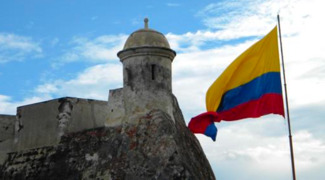
#> input picture workshop-9/assets/cartagena.jpg, 325 x 180 px
$ python exercise_6.py
#> lines starting #> are read from the running program, lines starting #| are printed output that depends on the picture
#> the answer given: 3
import numpy as np
import matplotlib.pyplot as plt


def rotate_image_nn(image: np.ndarray, degrees: float) -> np.ndarray:
#> called with degrees = 3
    radians = np.deg2rad(degrees)
    cos_t, sin_t = np.cos(radians), np.sin(radians)

    h, w = image.shape[:2]
#> h = 180; w = 325
    cx, cy = (w - 1) / 2.0, (h - 1) / 2.0
#> cx = 162; cy = 89.5

    # Coordenadas de salida
    x = np.arange(w)
#> x = 325 values from 0 to 324
    y = np.arange(h)
#> y = 180 values from 0 to 179
    Xo, Yo = np.meshgrid(x, y)
    Xc = Xo - cx
    Yc = Yo - cy

    # Mapeo inverso (R^T)
    Xi = cos_t * Xc + sin_t * Yc + cx
    Yi = -sin_t * Xc + cos_t * Yc + cy

    Xi_r = np.rint(Xi).astype(int)
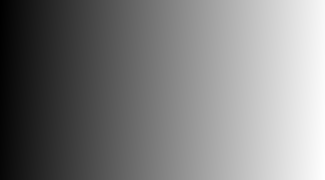
#> Xi: shape (180, 325) float64; min -4.46, max 328.5, mean 162; drawn with min black and max white
    Yi_r = np.rint(Yi).astype(int)
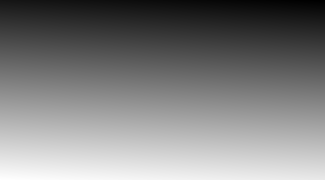
#> Yi: shape (180, 325) float64; min -8.36, max 187.4, mean 89.5; drawn with min black and max white

    # Imagen destino
    if image.ndim == 3:
        out = np.zeros_like(image)
    else:
        out = np.zeros((h, w), dtype=image.dtype)

    # Máscara de válidos
    mask = (Xi_r >= 0) & (Xi_r < w) & (Yi_r >= 0) & (Yi_r < h)

    if image.ndim == 3:
        out[Yo[mask], Xo[mask], :] = image[Yi_r[mask], Xi_r[mask], :]
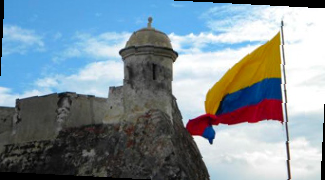
#> out: shape (180, 325, 3) float64; mean R, G, B 0.507, 0.565, 0.602
    else:
        out[Yo[mask], Xo[mask]] = image[Yi_r[mask], Xi_r[mask]]

    return out


# Entrada de ángulo
angle = float(input("Ingrese el ángulo de rotación en grados (positivo antihorario): "))

# Cargar imagen
image = np.asarray(plt.imread("assets/cartagena.jpg"), dtype=np.float64) / 255.0

# Rotar
rotated = rotate_image_nn(image, angle)

# Mostrar resultados
fig, axs = plt.subplots(1, 2, figsize=(10, 5))
axs[0].imshow(image)
axs[0].set_title('Imagen original')
axs[0].axis('off')

axs[1].imshow(rotated)
axs[1].set_title(f'Rotada {angle}° (NN)')
axs[1].axis('off')

plt.tight_layout()
plt.show()
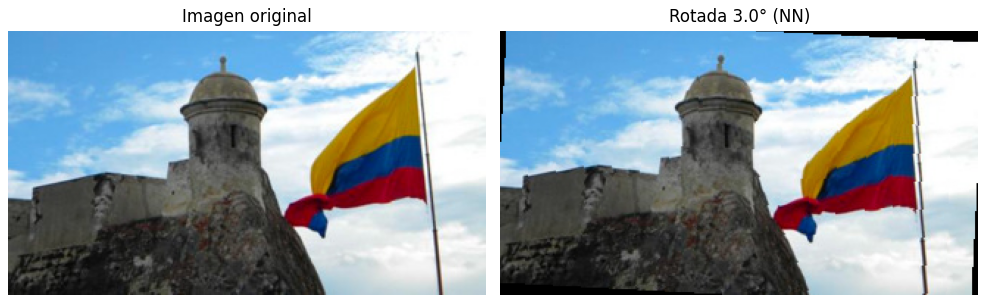
#> figure drawn by matplotlib, 2 panels
